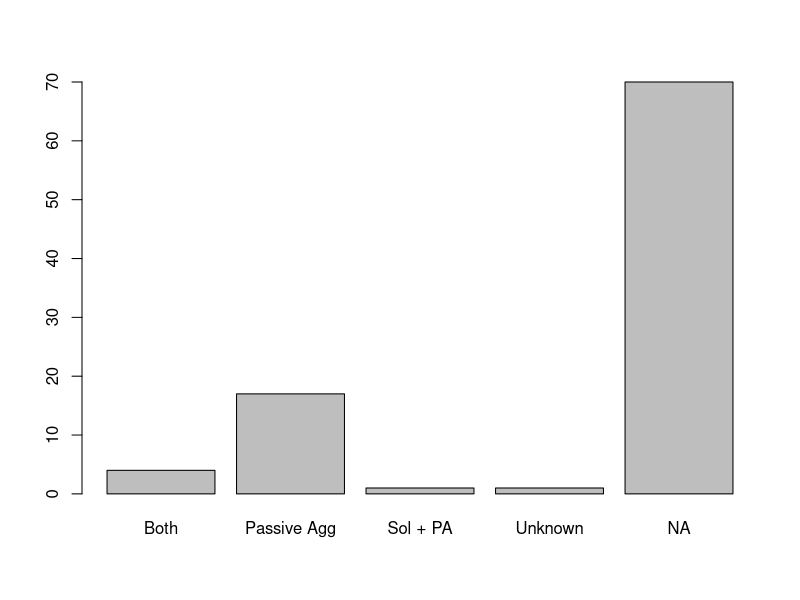

This figure's R source: (Note: this script raises an error after producing the figure.)
### Test social behavior meta-analysis  ###

soc <- read.csv("Shark Species Profile 2.0_test.csv")
head(soc)
class(soc)
nrow(soc)

soc2 <- soc[!(soc$Researcher.Initials==""),] #removing sharks that haven't been done yet
nrow(soc2)

##############################
##### Brief data explore #####
##############################
## Separate passive aggregation vs. social behavior
summary(soc2$Type.of.interaction.documented)
na <- sum(soc2$Type.of.interaction.documented=="")
sp <- sum(soc2$Type.of.interaction.documented=="both")
pa <- sum(soc2$Type.of.interaction.documented=="Passive agg")
solpass <- sum(soc2$Type.of.interaction.documented=="solitary + passive agg")
unknown <- sum(soc2$Type.of.interaction.documented=="unknown")

barplot(c(sp, pa, solpass,unknown, na), names.arg=c("Both", "Passive Agg", "Sol + PA", "Unknown", "NA"))

# separating all of dataframes
predictors <- soc2[,c(4,5,6,7,9,10,11,12,14:20, 94, 95,96,97,98,99,100,101, 103,104,106, 108:111)]
sociality <- soc2[,c(21,23,24,28,29,33,34,38,39,43,44,48,49, 53,54, 58,59, 63,64, 68,69, 73,74,78,80,81,83,84,86, 88,90,92, 116)]
samplesize<-soc2[,c(113,114)]
socinfo <- soc2[,c(23,28,33, 38, 43, 48, 53, 58, 63, 68, 73)]
colnames(socinfo)

# gives us idea as to how many individuals are giving us this information
hist(as.numeric(samplesize$TOTAL.SAMPLE.SIZE..sum.of.individuals.in.all.articles.used.to.compile.this.profile.))
# and how many articles in our search
hist(as.numeric(samplesize$Number.of.Articles.sampled))
sum(as.numeric(samplesize$Number.of.Articles.sampled), na.rm=T)

################ Summary of what we are finding so far in terms of behavior ####################
SummaryBeh <- data.frame(matrix(ncol = ncol(socinfo), nrow = 10), row.names=c("Yes", "NA", "Spec", "Spec.F", "Spec.M", "Spec.Juv", "No", "F", "M", "Juv"))
colnames(SummaryBeh) <- colnames(socinfo)
head(SummaryBeh)

for(j in 1:ncol(SummaryBeh)){
  SummaryBeh[1,j] <- sum(socinfo[j]=="Yes", na.rm=T)
  SummaryBeh[2,j] <- sum(socinfo[j]=="")
  SummaryBeh[3,j] <- sum(socinfo[j]=="speculated only", na.rm=T)
  SummaryBeh[4,j] <- sum(socinfo[j]=="speculated (F)", na.rm=T)
  SummaryBeh[5,j] <- sum(socinfo[j]=="speculated (M)", na.rm=T)
  SummaryBeh[6,j] <- sum(socinfo[j]=="speculated (Juv)", na.rm=T)
  SummaryBeh[7,j] <- sum(socinfo[j]=="No", na.rm=T)
  SummaryBeh[8,j] <- sum(socinfo[j]=="F only", na.rm=T)
  SummaryBeh[9,j] <- sum(socinfo[j]=="M only", na.rm=T)
  SummaryBeh[10,j] <- sum(socinfo[j]=="Juv only", na.rm=T)
}

par(mfrow=c(6,2))

barplot(SummaryBeh[,1], names.arg=row.names(SummaryBeh), main="Social Foraging")
barplot(SummaryBeh[,2], names.arg=row.names(SummaryBeh), main="Social Migration")
barplot(SummaryBeh[,3], names.arg=row.names(SummaryBeh), main="Thermoregulation")
barplot(SummaryBeh[,4], names.arg=row.names(SummaryBeh), main="Schooling/Shoaling")
barplot(SummaryBeh[,5], names.arg=row.names(SummaryBeh), main="Breaching")
barplot(SummaryBeh[,6], names.arg=row.names(SummaryBeh), main="Size Assortment")
barplot(SummaryBeh[,7], names.arg=row.names(SummaryBeh), main="Sex Assortment")
barplot(SummaryBeh[,8], names.arg=row.names(SummaryBeh), main="Paired swimming")
barplot(SummaryBeh[,9], names.arg=row.names(SummaryBeh), main="Swimming in formation")
barplot(SummaryBeh[,10], names.arg=row.names(SummaryBeh), main="Breeding Aggregations")
barplot(SummaryBeh[,11], names.arg=row.names(SummaryBeh), main="Fission/Fusion")


############### Classification of behaviors #######################
## consider Y, N, Speculated, etc. Need to divide datasets to either consider "speculated" as a yes, or not

#### Types of social behavior we are considering:
# Low level
## Hunting/foraging
## Breeding aggregation
## Refuging
## Migration
## Thermoregulation

# High level
## Breaching
## Swimming in formation
## Size assortment/sex assortment
## Paired swimming
## Fission-fusion
## Schooling/shoaling

soc2$HighLevel <- ifelse(soc2$Evidence.of.breaching.=="Yes"|soc2$Evidence.of.swimming.in.formation.=="Yes"|soc2$Evidence.of.size.assortment.=="Yes"|soc2$Evidence.of.sex.assortment.=="Yes"|soc2$Evidence.of.paired.swimming.=="Yes"|soc2$Evidence.of.fission.fusion.=="Yes"|soc2$Evidence.of.schooling.shoaling.=="Yes"|soc2$Evidence.of.dominance.hierarchies.in.groups.=="Yes", 1, 0)

soc2$SpecHighLevel <- ifelse(soc2$Evidence.of.breaching.=="speculated only"|soc2$Evidence.of.swimming.in.formation.=="speculated only"|soc2$Evidence.of.size.assortment.=="speculated only"|soc2$Evidence.of.sex.assortment.=="speculated only"|soc2$Evidence.of.paired.swimming.=="speculated only"|soc2$Evidence.of.fission.fusion.=="speculated only"|soc2$Evidence.of.schooling.shoaling.=="speculated only"|soc2$Evidence.of.dominance.hierarchies.in.groups.=="speculated only", 1, 0)

soc2$FemHighLevel <- ifelse(soc2$Evidence.of.breaching.=="F only"|soc2$Evidence.of.swimming.in.formation.=="F only"|soc2$Evidence.of.size.assortment.=="F only"|soc2$Evidence.of.sex.assortment.=="F only"|soc2$Evidence.of.paired.swimming.=="F only"|soc2$Evidence.of.fission.fusion.=="F only"|soc2$Evidence.of.schooling.shoaling.=="F only"|soc2$Evidence.of.breaching.=="speculated (F)"|soc2$Evidence.of.swimming.in.formation.=="speculated (F)"|soc2$Evidence.of.size.assortment.=="speculated (F)"|soc2$Evidence.of.sex.assortment.=="speculated (F)"|soc2$Evidence.of.paired.swimming.=="speculated (F)"|soc2$Evidence.of.fission.fusion.=="speculated (F)"|soc2$Evidence.of.schooling.shoaling.=="speculated (F)"|soc2$Evidence.of.dominance.hierarchies.in.groups.=="speculated (F)"|soc2$Evidence.of.dominance.hierarchies.in.groups.=="F only",1, 0)

soc2$MalHighLevel <- ifelse(soc2$Evidence.of.breaching.=="M only"|soc2$Evidence.of.swimming.in.formation.=="M only"|soc2$Evidence.of.size.assortment.=="M only"|soc2$Evidence.of.sex.assortment.=="M only"|soc2$Evidence.of.paired.swimming.=="M only"|soc2$Evidence.of.fission.fusion.=="M only"|soc2$Evidence.of.schooling.shoaling.=="M only"|soc2$Evidence.of.breaching.=="speculated (M)"|soc2$Evidence.of.swimming.in.formation.=="speculated (M)"|soc2$Evidence.of.size.assortment.=="speculated (M)"|soc2$Evidence.of.sex.assortment.=="speculated (M)"|soc2$Evidence.of.paired.swimming.=="speculated (M)"|soc2$Evidence.of.fission.fusion.=="speculated (M)"|soc2$Evidence.of.schooling.shoaling.=="speculated (M)"|soc2$Evidence.of.dominance.hierarchies.in.groups.=="M only"|soc2$Evidence.of.dominance.hierarchies.in.groups.=="speculated (M)",1, 0)

soc2$JuvHighLevel <- ifelse(soc2$Evidence.of.breaching.=="Juv only"|soc2$Evidence.of.swimming.in.formation.=="Juv only"|soc2$Evidence.of.size.assortment.=="Juv only"|soc2$Evidence.of.sex.assortment.=="Juv only"|soc2$Evidence.of.paired.swimming.=="Juv only"|soc2$Evidence.of.fission.fusion.=="Juv only"|soc2$Evidence.of.schooling.shoaling.=="Juv only"|soc2$Evidence.of.breaching.=="speculated (Juv)"|soc2$Evidence.of.swimming.in.formation.=="speculated (Juv)"|soc2$Evidence.of.size.assortment.=="speculated (Juv)"|soc2$Evidence.of.sex.assortment.=="speculated (Juv)"|soc2$Evidence.of.paired.swimming.=="speculated (Juv)"|soc2$Evidence.of.fission.fusion.=="speculated (Juv)"|soc2$Evidence.of.schooling.shoaling.=="speculated (Juv)"|soc2$Evidence.of.dominance.hierarchies.in.groups.=="Juv only"|soc2$Evidence.of.dominance.hierarchies.in.groups.=="speculated (Juv)",1, 0)

############################# Low level behaviors #################################
soc2$LowLevel <- ifelse(soc2$Evidence.of.social.hunting.foraging.=="Yes"|soc2$Evidence.of.breeding.aggregation.=="Yes"|soc2$Evidence.of.social.migration.=="Yes"|soc2$Evidence.of.thermoregulation.=="Yes", 1, 0)

soc2$SpecLowLevel <- ifelse(soc2$Evidence.of.social.hunting.foraging.=="speculated only"|soc2$Evidence.of.breeding.aggregation.=="speculated only"|soc2$Evidence.of.social.migration.=="speculated only"|soc2$Evidence.of.thermoregulation.=="speculated only", 1, 0)

soc2$FemLowLevel <- ifelse(soc2$Evidence.of.social.hunting.foraging.=="F only"|soc2$Evidence.of.breeding.aggregation.=="F only"|soc2$Evidence.of.social.migration.=="F only"|soc2$Evidence.of.thermoregulation.=="F only"|soc2$Evidence.of.social.hunting.foraging.=="speculated (F)"|soc2$Evidence.of.breeding.aggregation.=="speculated (F)"|soc2$Evidence.of.social.migration.=="speculated (F)"|soc2$Evidence.of.thermoregulation.=="speculated (F)", 1, 0)

soc2$MalLowLevel <- ifelse(soc2$Evidence.of.social.hunting.foraging.=="M only"|soc2$Evidence.of.breeding.aggregation.=="M only"|soc2$Evidence.of.social.migration.=="M only"|soc2$Evidence.of.thermoregulation.=="M only"|soc2$Evidence.of.social.hunting.foraging.=="speculated (M)"|soc2$Evidence.of.breeding.aggregation.=="speculated (M)"|soc2$Evidence.of.social.migration.=="speculated (M)"|soc2$Evidence.of.thermoregulation.=="speculated (M)", 1, 0)

soc2$JuvLowLevel <- ifelse(soc2$Evidence.of.social.hunting.foraging.=="Juv only"|soc2$Evidence.of.breeding.aggregation.=="Juv only"|soc2$Evidence.of.social.migration.=="Juv only"|soc2$Evidence.of.thermoregulation.=="Juv only"|soc2$Evidence.of.social.hunting.foraging.=="speculated (Juv)"|soc2$Evidence.of.breeding.aggregation.=="speculated (Juv)"|soc2$Evidence.of.social.migration.=="speculated (Juv)"|soc2$Evidence.of.thermoregulation.=="speculated (Juv)", 1, 0)

##################################################
##################################################
##################################################
summary(soc2)

# next step - make each of these into a dataframe 
highdf <- soc2[c(which(soc2$HighLevel==1), which(soc2$FemHighLevel==1), which(soc2$MalHighLevel==1), which(soc2$JuvHighLevel==1), which(soc2$SpecHighLevel==1)),]
nrow(highdf) #includes speculated
lowdf <- soc2[c(which(soc2$LowLevel==1), which(soc2$FemLowLevel==1), which(soc2$MalLowLevel==1), which(soc2$JuvLowLevel==1),which(soc2$SpecLowLevel==1)),]
nrow(lowdf) #includes speculated
